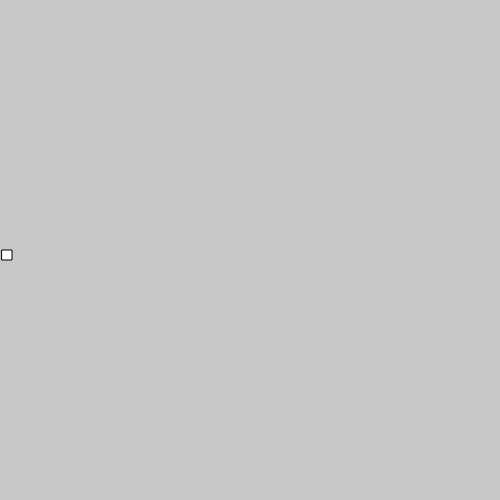
Frame 1 (no input)
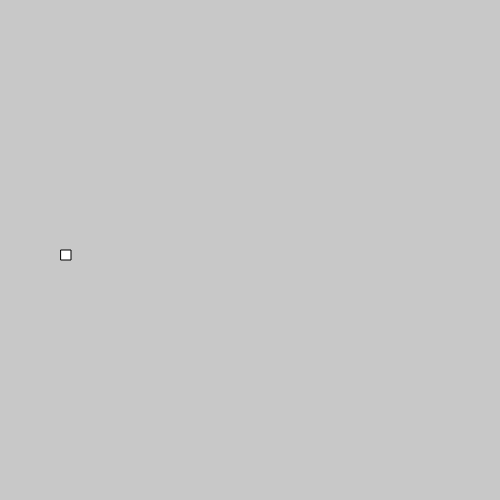
Frame 60 (no input)
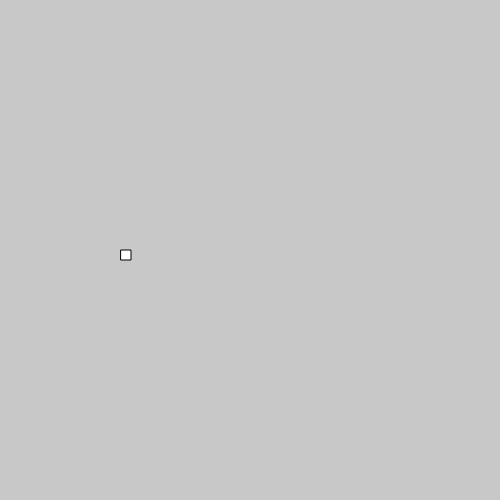
Frame 120 (the mouse pressed at the canvas centre since frame 60)

The p5.js sketch that drew these frames (run headless with seeded random() and noise() and a simulated clock; from frame 60 on, the mouse is pressed at the canvas centre):

// p5.js sketch
// ── sketch.js
let diametro = 10;
let posX = 1;
function setup(){
  createCanvas(500,500); 

}

function draw(){
  background(200);
  posX++;
  rect(posX,height/2,diametro)
  
}
